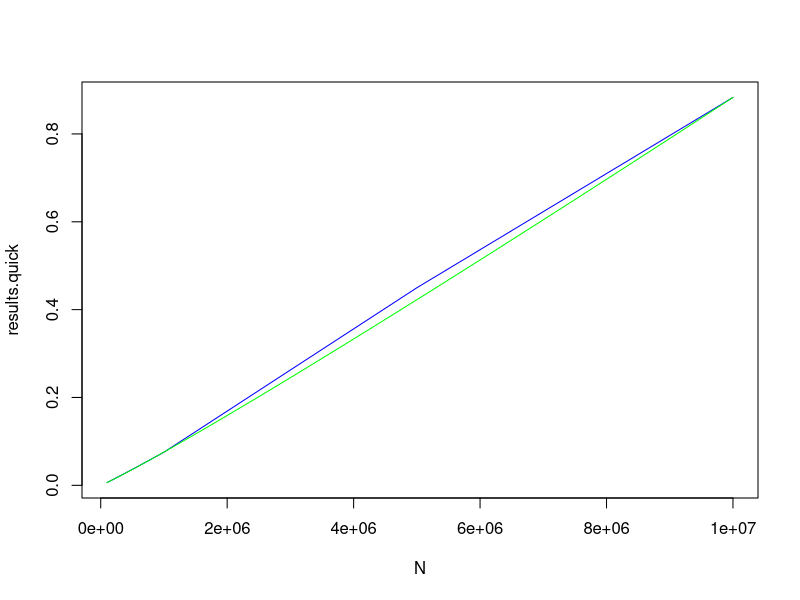
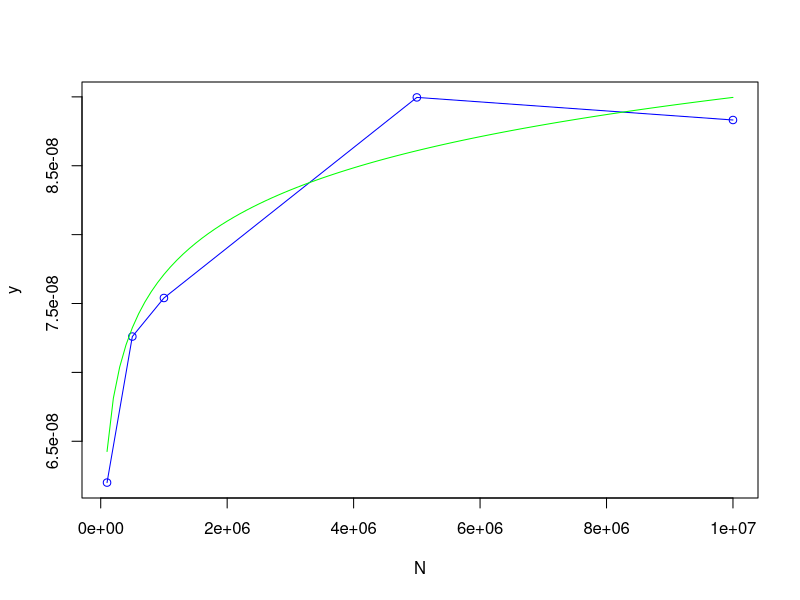

Write R code to recreate these figures, in order.
## File: quicksort.R
## Author: John Rothfels (rothfels)
## Description: Analysis of Quicksort
## ----------------------------------

## ulimit -s hard
## R --max-ppsize=500000

## The functions below implement the quicksort algorithm.

options(expressions = 500000)

N <- c(100000, 500000, 1000000, 5000000, 10000000)

vectors <- lapply(N, function(x) sample(x, x))
vectors[[1]]

time <- system.time(sort(vectors[[1]], method = "quick"))
names(time)
time["user.self"]
time[1]

results <- sapply(vectors, function(x) system.time(sort(x, method = "quick"))[1])
dump("results", file = "results.R")

## What's the problem with the above? We only run Quicksort once for each
## input size. Since Quicksort is randomized, presumably we can have some
## variation in the runtime even with the same input size. For better results
## we should run multiple trials for each input size. The code below runs
## ten trials for each input size. I've predone this before class.

vectors <- lapply(N, function(x) lapply(1:10, function(i) sample(x, x)))
results.quick <- sapply(vectors, function(x)
                        mean(sapply(x, function(trial)
                                    system.time(sort(trial, method = "quick"))[1])))
dump("results.quick", file = "results_quick.R")


## Let's analyze our results: we know Quicksort is O(n log n).

plot(N, results.quick, type = "l", col = "blue")

## To see our plot versus n*log(n), we would need our axes to be way screwed up.
## Let's find a factor which will allow us to view both plots on the same graph.

factor <- max(N) * log(max(N))/ max(results.quick)
curve(x * log(x) / factor, from = 0, to = max(N), col = "green", add = TRUE)

## This should look like a log curve
y <- results.quick / N
factor <- log(max(N)) / max(y)

plot(N, y, type = "o", col = "blue")
curve(log(x) / factor, from = 0, to = max(N), col = "green", add = TRUE)
